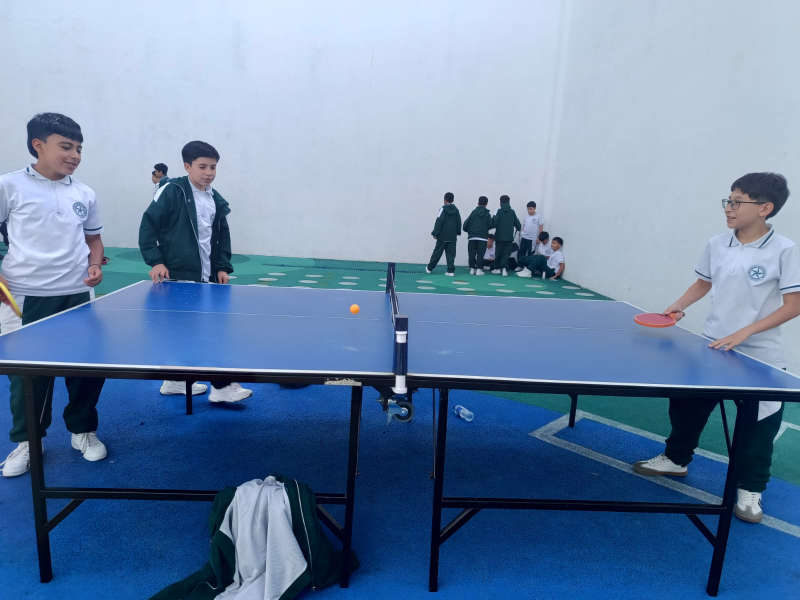
#> input picture Assets_/imgTorneo.jpeg, 1600 x 1200 px, given in place of the camera (shown at 1/2 size)
$ python Codigo-PythonArduino.py
#> lines starting #> are read from the running program, lines starting #| are printed output that depends on the picture; after the words box and inside, x2 and y2 are one past the last pixel; in counts of white or black regions, pixels touching at a corner belong together
import cv2
import numpy as np

cap = cv2.VideoCapture(0)

# Rango de color de la pelota (ajustar según tu pelota)
COLOR_BAJO = np.array([100, 100, 100])
COLOR_ALTO = np.array([130, 255, 255])
UMBRAL_MESA_Y = 420   # Altura en píxeles donde está la superficie de la mesa

PUNTOS_SET = 11

# Variables de seguimiento de pelota
last_x, last_y = None, None
botes_izq = 0
botes_der = 0
esperando_rebote = False
punto_anotado = False

# Marcador
puntos_j1 = 0
puntos_j2 = 0
sets_j1 = 0
sets_j2 = 0
sets_jugados = 0  # Determina qué etiqueta va a la izquierda en el marcador


# [55 lines left out: functions mostrar_marcador, sumar_punto, anotar_punto, reset_jugada, not called in this run]


while True:
    ret, frame = cap.read()
#> frame is the input picture: shape (1200, 1600, 3); mean B, G, R 166.6, 133.3, 106.9
    if not ret:
        break

    frame = cv2.flip(frame, 1)
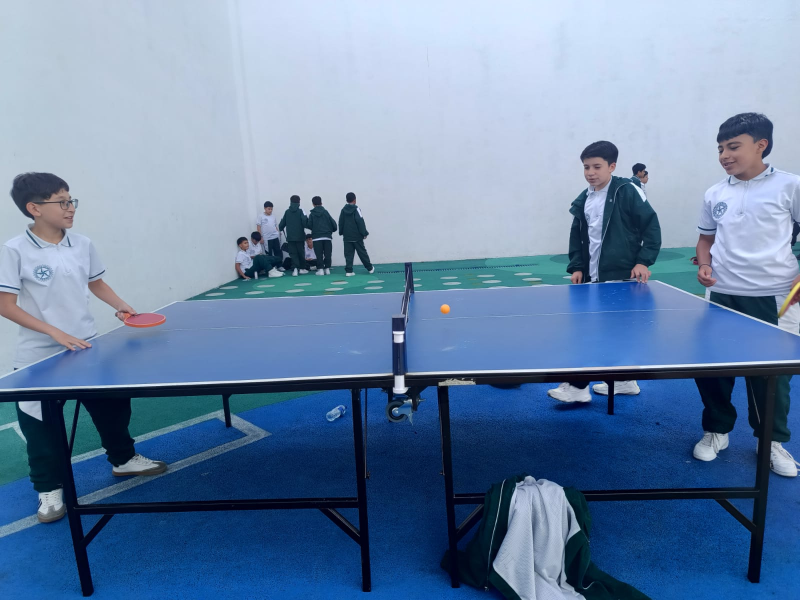
#> frame: shape (1200, 1600, 3) (shown at 1/2 size); mean B, G, R 166.6, 133.3, 106.9
    h, w = frame.shape[:2]
#> h = 1200; w = 1600
    centro_x = w // 2
#> centro_x = 800

    hsv = cv2.cvtColor(frame, cv2.COLOR_BGR2HSV)
#> hsv: shape (1200, 1600, 3); mean H, S, V 106.5, 120.1, 167.1
    mask = cv2.inRange(hsv, COLOR_BAJO, COLOR_ALTO)
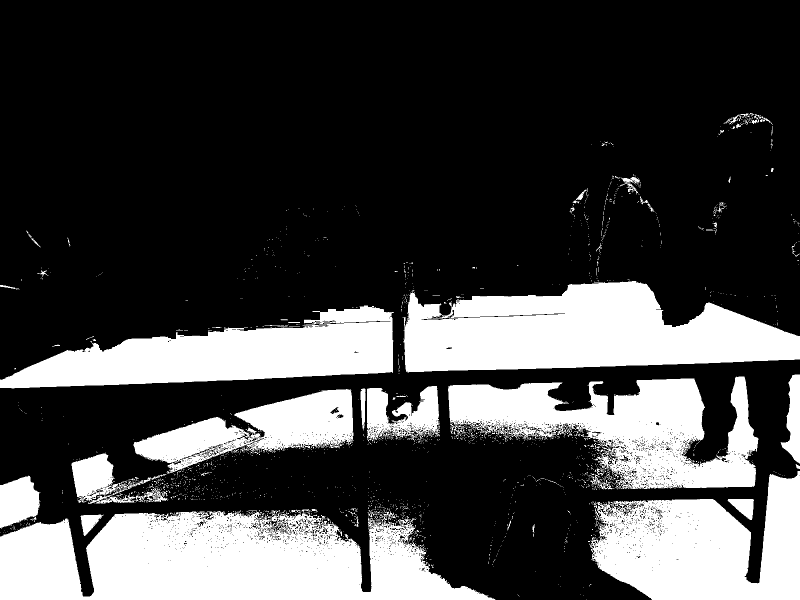
#> mask: shape (1200, 1600) (shown at 1/2 size); 26.8% white; 2020 white regions (1934 under 20 px), largest, box (x1, y1, x2, y2) and area: (0, 1018, 991, 1200) 127779, (805, 562, 1600, 745) 99418, (1178, 942, 1600, 1200) 71607
    mask = cv2.erode(mask, None, iterations=2)
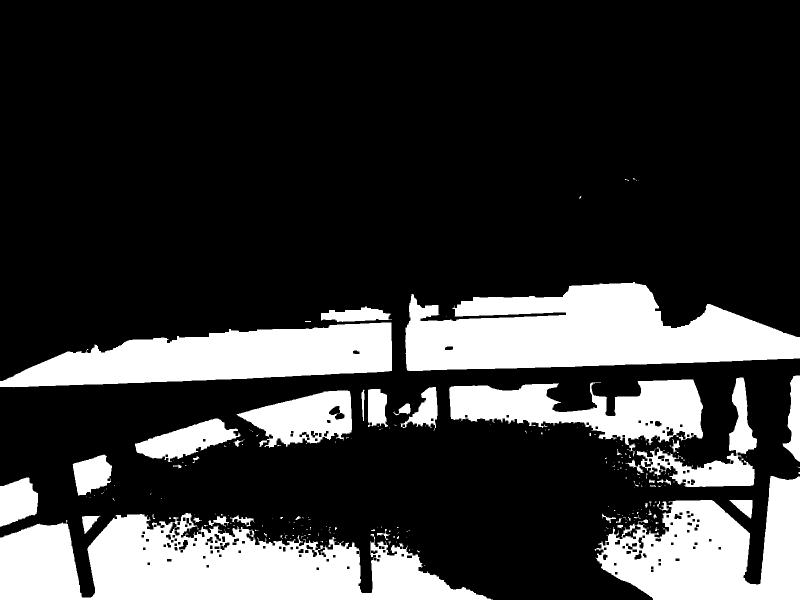
#> mask: shape (1200, 1600) (shown at 1/2 size); 22% white; 265 white regions (219 under 20 px), largest, box (x1, y1, x2, y2) and area: (0, 1026, 986, 1200) 105196, (810, 564, 1600, 742) 93428, (0, 645, 784, 775) 62885
    mask = cv2.dilate(mask, None, iterations=2)
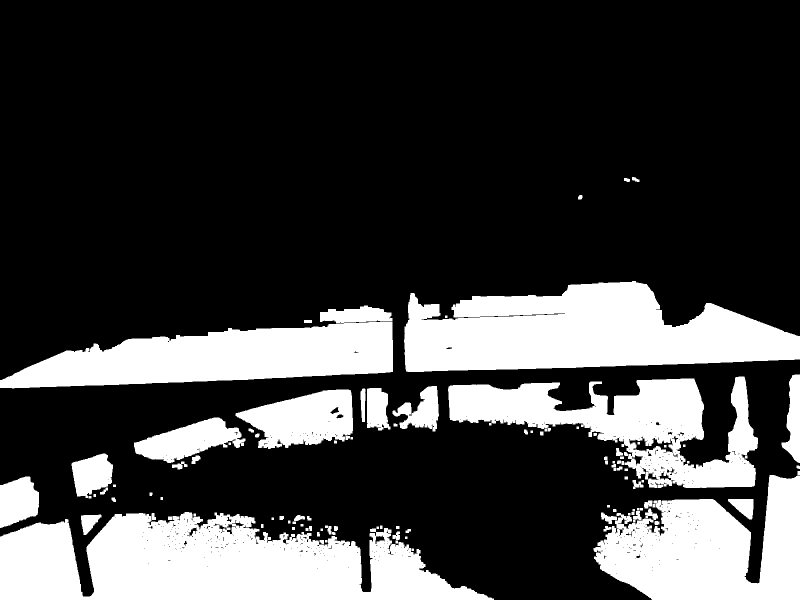
#> mask: shape (1200, 1600) (shown at 1/2 size); 24.8% white; 107 white regions

    contornos, _ = cv2.findContours(mask, cv2.RETR_EXTERNAL, cv2.CHAIN_APPROX_SIMPLE)
#> contornos = 105 contours, 19 with area under 20; largest, box (x1, y1, x2, y2) and area: (0, 1024, 988, 1200) 117285, (808, 562, 1600, 744) 98100, (0, 611, 786, 777) 69311, (1187, 950, 1600, 1200) 66207, (896, 753, 1516, 976) 62230
    pelota_visible = False

    if contornos:
        c = max(contornos, key=cv2.contourArea)
#> c = contour of 953 points, box (x1, y1, x2, y2) (0, 1024, 988, 1200), area 117285
        ((x, y), radio) = cv2.minEnclosingCircle(c)
#> x = 493.5; y = 1136; radio = 497.5

        if radio > 8:
            pelota_visible = True
            cv2.circle(frame, (int(x), int(y)), int(radio), (0, 255, 0), 2)

            if not punto_anotado:
                base_pelota = y + radio
#> base_pelota = 1633.5

                if base_pelota >= UMBRAL_MESA_Y and not esperando_rebote:
                    esperando_rebote = True

                if esperando_rebote and last_y is not None:
                    if y < last_y:
                        if x < centro_x:
                            botes_izq += 1
                            botes_der = 0
                        else:
                            botes_der += 1
                            botes_izq = 0
                        esperando_rebote = False
                    elif y > last_y + 5:
                        if x < centro_x:
                            anotar_punto(2, "Pelota pasó de largo en IZQ")
                        else:
                            anotar_punto(1, "Pelota pasó de largo en DER")

                if botes_izq >= 2:
                    anotar_punto(2, "Doble bote en IZQ")
                elif botes_der >= 2:
                    anotar_punto(1, "Doble bote en DER")

            last_x, last_y = x, y
#> last_x = 493.5; last_y = 1136

    if not pelota_visible and last_x is not None:
        if not punto_anotado:
            if last_x < 50 and botes_izq == 0:
                anotar_punto(1, "Salida sin rebote por IZQ")
            elif last_x > w - 50 and botes_der == 0:
                anotar_punto(2, "Salida sin rebote por DER")
            elif last_x < 50 and botes_izq == 1:
                anotar_punto(2, "Un rebote válido en IZQ")
            elif last_x > w - 50 and botes_der == 1:
                anotar_punto(1, "Un rebote válido en DER")
        reset_jugada()

    cv2.line(frame, (centro_x, 0), (centro_x, h), (255, 255, 255), 1)
    cv2.line(frame, (0, UMBRAL_MESA_Y), (w, UMBRAL_MESA_Y), (0, 255, 255), 2)
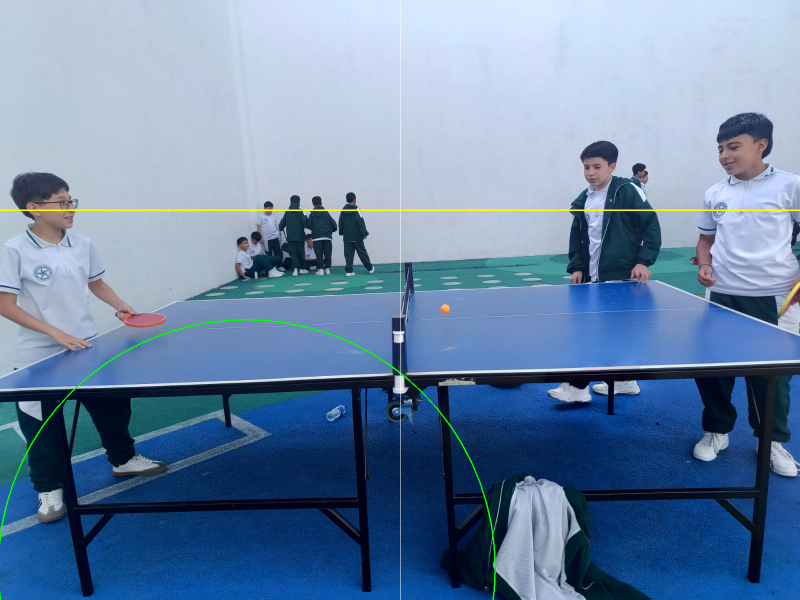
#> frame: shape (1200, 1600, 3) (shown at 1/2 size); mean B, G, R 165.9, 134, 107.1

    cv2.imshow("Identificador", frame)
    if cv2.waitKey(1) == 27:
#> (key Esc is pressed here)
        break

cap.release()
cv2.destroyAllWindows()
